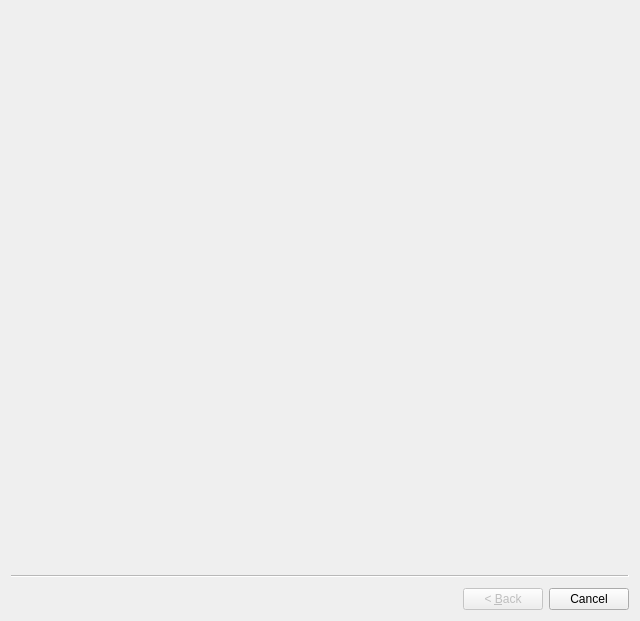
<?xml version="1.0" encoding="UTF-8"?>
<ui version="4.0">
 <class>WizardExport</class>
 <widget class="QWizard" name="WizardExport">
  <property name="geometry">
   <rect>
    <x>0</x>
    <y>0</y>
    <width>640</width>
    <height>621</height>
   </rect>
  </property>
  <property name="windowTitle">
   <string>Экспорт данных</string>
  </property>
 </widget>
 <resources/>
 <connections/>
</ui>
